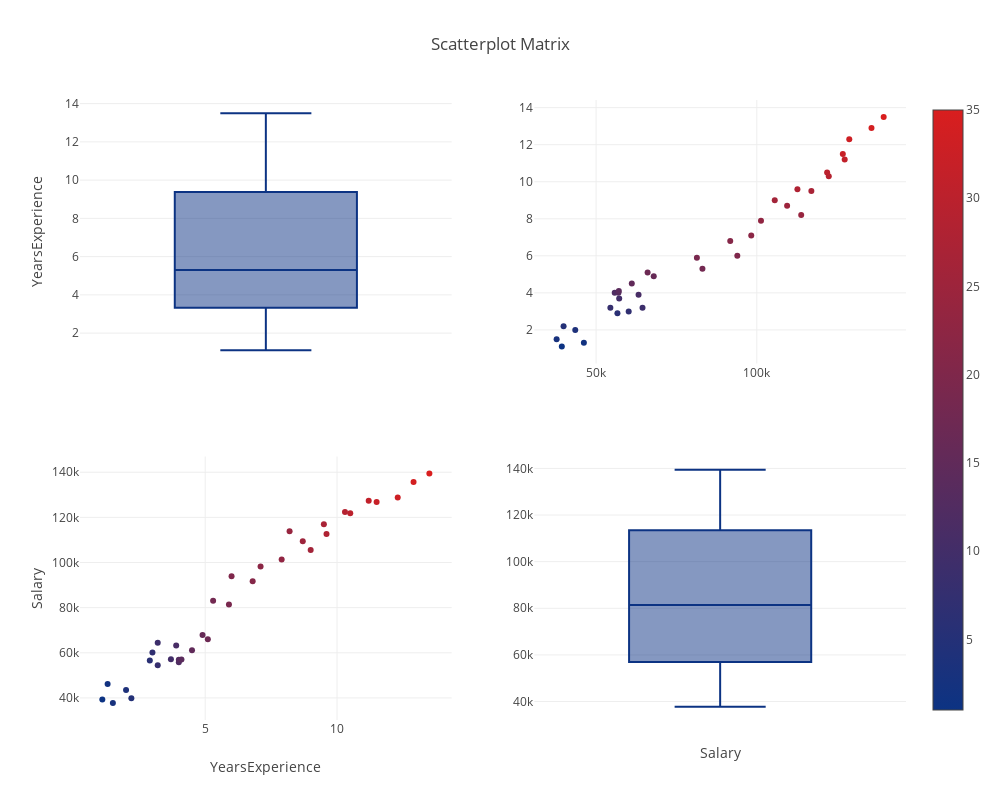

The notebook cell saved with this chart:
### Code cell
dataframe = salary
data = dataframe.loc[:,['YearsExperience', 'Salary']]
data["index"] = np.arange(1, len(data) + 1)

fig = ff.create_scatterplotmatrix(data, diag = 'box', index = 'index', colormap = 'Portland',
                                  colormap_type = 'cat',
                                  height = 800, width = 1000)
iplot(fig)

### Figure 1 — Plotly figure (JSON) as saved in the notebook; plotly's stock layout.template omitted (floating-point values rounded to 4 significant figures)
{"data": [{"marker": {"color": "rgb(12, 51, 131)"}, "showlegend": false, "type": "box", "uid": "00f2bce0-63f4-4e86-badc-35f1627710df", "xaxis": "x", "y": [1.1, 1.3, 1.5, 2, 2.2, 2.9, 3, 3.2, 3.2, 3.7, 3.9, 4, 4, 4.1, 4.5, 4.9, 5.1, 5.3, 5.9, 6, 6.8, 7.1, 7.9, 8.2, 8.7, 9, 9.5, 9.6, 10.3, 10.5, 11.2, 11.5, 12.3, 12.9, 13.5], "yaxis": "y"}, {"marker": {"color": [1, 2, 3, 4, 5, 6, 7, 8, 9, 10, 11, 12, 13, 14, 15, 16, 17, 18, 19, 20, 21, 22, 23, 24, 25, 26, 27, 28, 29, 30, 31, 32, 33, 34, 35], "colorscale": [[0, "rgb(12, 51, 131)"], [1, "rgb(217, 30, 30)"]], "showscale": true, "size": 6}, "mode": "markers", "showlegend": false, "type": "scatter", "uid": "b72117fb-fa54-48e8-a3a0-e33cd3579a2f", "x": [39343, 46205, 37731, 43525, 39891, 56642, 60150, 54445, 64445, 57189, 63218, 55794, 56957, 57081, 61111, 67938, 66029, 83088, 81363, 93940, 91738, 98273, 101302, 113812, 109431, 105582, 116969, 112635, 122391, 121872, 127345, 126756, 128765, 135675, 139465], "xaxis": "x2", "y": [1.1, 1.3, 1.5, 2, 2.2, 2.9, 3, 3.2, 3.2, 3.7, 3.9, 4, 4, 4.1, 4.5, 4.9, 5.1, 5.3, 5.9, 6, 6.8, 7.1, 7.9, 8.2, 8.7, 9, 9.5, 9.6, 10.3, 10.5, 11.2, 11.5, 12.3, 12.9, 13.5], "yaxis": "y2"}, {"marker": {"color": [1, 2, 3, 4, 5, 6, 7, 8, 9, 10, 11, 12, 13, 14, 15, 16, 17, 18, 19, 20, 21, 22, 23, 24, 25, 26, 27, 28, 29, 30, 31, 32, 33, 34, 35], "colorscale": [[0, "rgb(12, 51, 131)"], [1, "rgb(217, 30, 30)"]], "showscale": false, "size": 6}, "mode": "markers", "showlegend": false, "type": "scatter", "uid": "c3968f84-a0c0-4bff-a270-05d36fdc64ff", "x": [1.1, 1.3, 1.5, 2, 2.2, 2.9, 3, 3.2, 3.2, 3.7, 3.9, 4, 4, 4.1, 4.5, 4.9, 5.1, 5.3, 5.9, 6, 6.8, 7.1, 7.9, 8.2, 8.7, 9, 9.5, 9.6, 10.3, 10.5, 11.2, 11.5, 12.3, 12.9, 13.5], "xaxis": "x3", "y": [39343, 46205, 37731, 43525, 39891, 56642, 60150, 54445, 64445, 57189, 63218, 55794, 56957, 57081, 61111, 67938, 66029, 83088, 81363, 93940, 91738, 98273, 101302, 113812, 109431, 105582, 116969, 112635, 122391, 121872, 127345, 126756, 128765, 135675, 139465], "yaxis": "y3"}, {"marker": {"color": "rgb(12, 51, 131)"}, "showlegend": false, "type": "box", "uid": "e1a73f80-b958-478c-a778-bad736b673bd", "xaxis": "x4", "y": [39343, 46205, 37731, 43525, 39891, 56642, 60150, 54445, 64445, 57189, 63218, 55794, 56957, 57081, 61111, 67938, 66029, 83088, 81363, 93940, 91738, 98273, 101302, 113812, 109431, 105582, 116969, 112635, 122391, 121872, 127345, 126756, 128765, 135675, 139465], "yaxis": "y4"}], "layout": {"height": 800, "showlegend": true, "title": {"text": "Scatterplot Matrix"}, "width": 1000, "xaxis": {"anchor": "y", "domain": [0, 0.45], "showticklabels": false}, "xaxis2": {"anchor": "y2", "domain": [0.55, 1]}, "xaxis3": {"anchor": "y3", "domain": [0, 0.45], "title": {"text": "YearsExperience"}}, "xaxis4": {"anchor": "y4", "domain": [0.55, 1], "showticklabels": false, "title": {"text": "Salary"}}, "yaxis": {"anchor": "x", "domain": [0.575, 1], "title": {"text": "YearsExperience"}}, "yaxis2": {"anchor": "x2", "domain": [0.575, 1]}, "yaxis3": {"anchor": "x3", "domain": [0, 0.425], "title": {"text": "Salary"}}, "yaxis4": {"anchor": "x4", "domain": [0, 0.425]}}}
